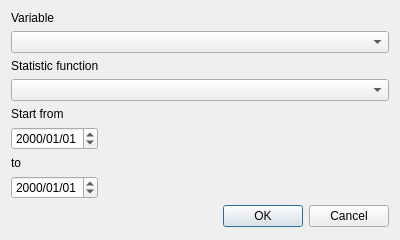
<?xml version="1.0" encoding="UTF-8"?>
<ui version="4.0">
 <class>Dialog</class>
 <widget class="QDialog" name="Dialog">
  <property name="geometry">
   <rect>
    <x>0</x>
    <y>0</y>
    <width>400</width>
    <height>240</height>
   </rect>
  </property>
  <property name="windowTitle">
   <string>Dialog</string>
  </property>
  <property name="locale">
   <locale language="English" country="UnitedStates"/>
  </property>
  <layout class="QFormLayout" name="formLayout">
   <item row="0" column="0">
    <widget class="QLabel" name="VAR_LBL">
     <property name="text">
      <string>Variable</string>
     </property>
    </widget>
   </item>
   <item row="2" column="0" colspan="2">
    <widget class="QLabel" name="FUN_LBL">
     <property name="text">
      <string>Statistic function</string>
     </property>
    </widget>
   </item>
   <item row="3" column="0" colspan="2">
    <widget class="QComboBox" name="FUN_CB"/>
   </item>
   <item row="4" column="0" colspan="2">
    <widget class="QLabel" name="START_LBL">
     <property name="text">
      <string>Start from</string>
     </property>
    </widget>
   </item>
   <item row="8" column="0" colspan="2">
    <widget class="QDialogButtonBox" name="buttonBox">
     <property name="orientation">
      <enum>Qt::Horizontal</enum>
     </property>
     <property name="standardButtons">
      <set>QDialogButtonBox::Cancel|QDialogButtonBox::Ok</set>
     </property>
    </widget>
   </item>
   <item row="6" column="0">
    <widget class="QLabel" name="END_LBL">
     <property name="text">
      <string>to</string>
     </property>
    </widget>
   </item>
   <item row="1" column="0" colspan="2">
    <widget class="QComboBox" name="VAR_CB"/>
   </item>
   <item row="5" column="0">
    <widget class="QDateEdit" name="FROMDAY">
     <property name="displayFormat">
      <string>yyyy/MM/dd</string>
     </property>
    </widget>
   </item>
   <item row="7" column="0">
    <widget class="QDateEdit" name="TODAY">
     <property name="displayFormat">
      <string>yyyy/MM/dd</string>
     </property>
    </widget>
   </item>
  </layout>
 </widget>
 <resources/>
 <connections>
  <connection>
   <sender>buttonBox</sender>
   <signal>accepted()</signal>
   <receiver>Dialog</receiver>
   <slot>accept()</slot>
   <hints>
    <hint type="sourcelabel">
     <x>248</x>
     <y>254</y>
    </hint>
    <hint type="destinationlabel">
     <x>157</x>
     <y>274</y>
    </hint>
   </hints>
  </connection>
  <connection>
   <sender>buttonBox</sender>
   <signal>rejected()</signal>
   <receiver>Dialog</receiver>
   <slot>reject()</slot>
   <hints>
    <hint type="sourcelabel">
     <x>316</x>
     <y>260</y>
    </hint>
    <hint type="destinationlabel">
     <x>286</x>
     <y>274</y>
    </hint>
   </hints>
  </connection>
 </connections>
</ui>
